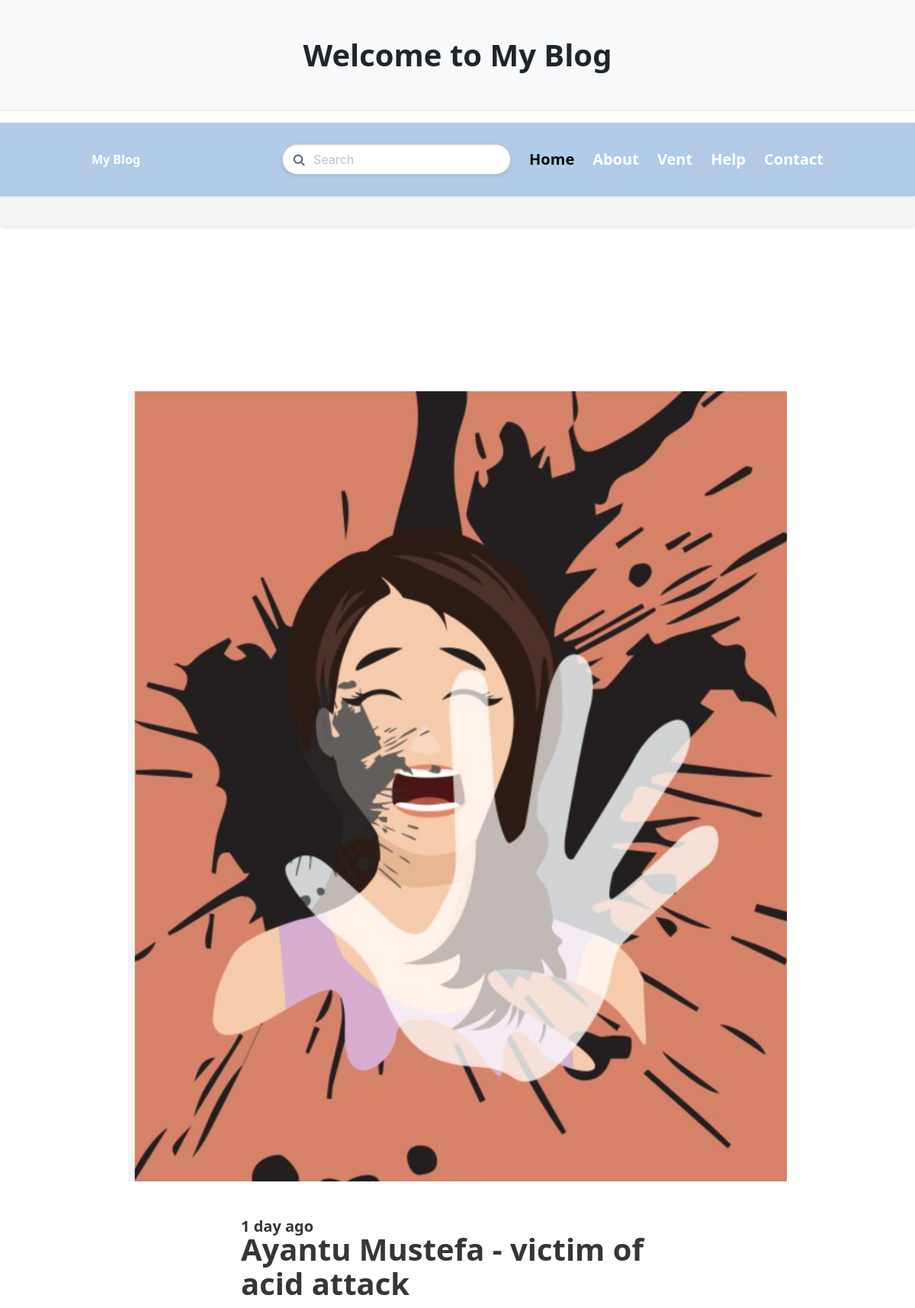
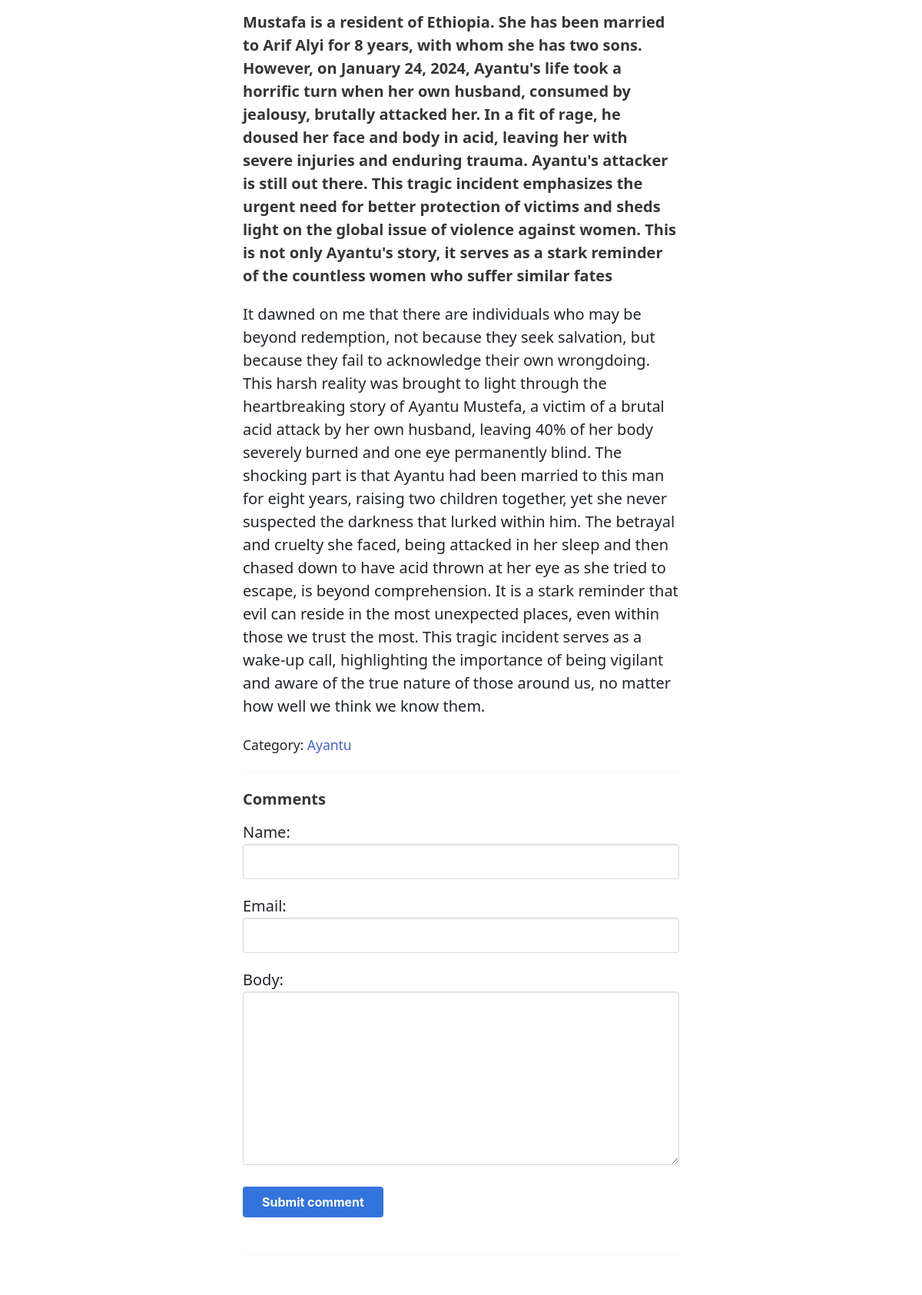
The app's page /Ayantu/ayantu-mustefa-victim-of-acid-attack/ (upper part) with its own data (2 pictures, top to bottom).
### vlog/models.py (models this page shows, shortened)
class Post(models.Model):
    ACTIVE = 'active'
    DRAFT = 'draft'
    CHOICES_STATUS = (
        (ACTIVE, 'Active'),
        (DRAFT, 'Draft')
    )
    category = models.ForeignKey(Category, related_name='posts', on_delete=models.CASCADE)
    title = models.CharField(max_length=255)
    slug = models.SlugField()
    intro = models.TextField()
    body = models.TextField()
    created_at = models.DateTimeField(auto_now_add=True)
    status = models.CharField(max_length=10, choices=CHOICES_STATUS, default=ACTIVE)
    image = models.ImageField(upload_to='uploads/', blank=True, null=True)
    class Meta:
        ordering = ('-created_at',)

class Category(models.Model):
    title = models.CharField(max_length=255)
    slug = models.SlugField()
    class Meta:
        ordering = ('title',)
        verbose_name_plural = 'Categories'
    def __str__(self):
        return self.title

### vlog/views.py (the view)
# urls.py: path('<slug:category_slug>/<slug:slug>/', views.detail, name='post_detail'),
def detail(request, category_slug, slug):
    post = get_object_or_404(Post, slug=slug, status=Post.ACTIVE)
    if request.method == 'POST':
        form = CommentForm(request.POST)
        if form.is_valid():
            comment = form.save(commit=False)
            comment.post = post
            comment.save()
            return redirect('post_detail', slug=slug)
    else:
        form = CommentForm()
    return render (request, 'core/base.html', {'post': post, 'form' : form})

### vlog/forms.py
class CommentForm(forms.ModelForm):
    class Meta:
        model = Comment
        fields = ('name', 'email', 'body')

### core/templates/core/base.html (shortened to what this page needs)
<!DOCTYPE html>
<html lang="en">
  <head>
    {% load static %}
    <link
      rel="stylesheet"
      href="https://unpkg.com/bulma@0.9.2/css/bulma.min.css"
    />
    <link
      href="https://stackpath.bootstrapcdn.com/font-awesome/4.7.0/css/font-awesome.min.css"
      rel="stylesheet"
    />
    <link rel="stylesheet" href="{% static 'css/styles.css' %}" />
  </head>
  <body>
    {% block header %}
    {% if not about_page %}
    <header class="py-5 bg-light border-bottom mb-4">
      <div class="container">
        <div class="text-center my-5">
          <h1 class="fw-bolder">Welcome to My Blog</h1>
        </div>
      </div>
    </header>
    {% endif %} {% endblock %}
    <nav class="navbar">
      <div class="container">
        <div class="navbar-brand">
          <a class="navbar-item" href="/">
            <strong>My Blog</strong>
          </a>
        </div>
        <div id="navbarMenu" class="navbar-menu">
          <div class="navbar-end">
            <div class="navbar-item">
              <form method="get" action="{% url 'search' %}">
                <div class="control has-icon-left">
                  <input
                    class="input is-rounded"
                    name="query"
                    type="search"
                    placeholder="Search"
                  />
                  <span class="icon is-left">
                    <i class="fa fa-search"></i>
                  </span>
                </div>
              </form>
            </div>
            <a
              href="/"
              class="navbar-item is-active is-size-5 has-text-weight-semibold"
              >Home</a
            >
            <a
              href="{% url 'about' %}"
              class="navbar-item is-size-5 has-text-weight-semibold"
              >About</a
            >
            <a
              href="{% url 'vent' %}"
              class="navbar-item is-size-5 has-text-weight-semibold"
              >Vent</a
            >
            <a
              href="{% url 'help_list' %}"
              class="navbar-item is-size-5 has-text-weight-semibold"
              >Help</a
            >
            <a
              href="{% url 'contact' %}"
              class="navbar-item is-size-5 has-text-weight-semibold"
              >Contact</a
            >
          </div>
        </div>
      </div>
    </nav>
    <div class="box">
      <div class="columns is-centered">
        <div class="column is-narrow">
        </div>
      </div>
    </div>
    {% if not category and not query %}
    <section class="hero">
      <div class="hero-body">
        <div class="container">
          <section class="section">
            <div class="columns">
              <div class="column is-8 is-offset-2">
              </div>
            </div>
          </section>
        </div>
      </div>
    </section>
    {% endif %}
    {% if post %}
    <section class="hero">
      <div class="hero-body">
        <div class="container">
          <section class="section">
            {% if post.image %}
            <figure class="image mb-6">
              <img src="{{ post.image.url }}" />
            </figure>
            {% endif %}
            <div class="columns">
              <div class="column is-8 is-offset-2">
                <div class="content is-medium">
                  <h2 class="subtitle is-4">
                    {{ post.created_at|timesince }} ago
                  </h2>
                  <h1 class="title">{{ post.title }}</h1>
                  <p><strong>{{ post.intro }}</strong></p>
                  <p>{{ post.body }}</p>
                  <p>
                    <small
                      >Category:
                      <a href="{% url 'category_detail' post.category.slug %}">
                        {{ post.category }}
                      </a>
                    </small>
                  </p>
                  <hr />
                  <h2 class="subtitle is-4">Comments</h2>
                  <form method="post" class="mb-6">
                    {% csrf_token %} {{ form.as_p }}
                    <div class="field">
                      <div class="control">
                        <button class="button is-success">
                          Submit comment
                        </button>
                      </div>
                    </div>
                  </form>
                </div>
                <hr />
              </div>
            </div>
          </section>
        </div>
      </div>
    </section>
    {% endif %}
  </body>
</html>

### static/css/styles.css (style rules this page uses)
:root { --primary-color: #5ba0ea71; --secondary-color: #6c757d; --background-color: #ffffff; --text-color: #212529; --border-color: #e5e5e5; --navbar-height: 6rem; --navbar-bg-color: #508bcb71; --navbar-text-color: #ffffff; --footer-bg-color: #f8f9fa; --footer-text-color: #6c757d; }
body { margin: 0; font-family: "Segoe UI", Tahoma, Geneva, Verdana, sans-serif; font-size: 1rem; font-weight: 400; line-height: 1.5; color: var(--text-color); background-color: var(--background-color); }
header.py-5 { display: flex; justify-content: center; align-items: center; text-align: center; background-color: #f8f9fa; padding: 5rem 0; border-bottom: 1px solid #dee2e6; margin-bottom: 1rem; }
header.py-5 h1 { font-weight: bolder; font-size: 2.5rem; }
.navbar { height: var(--navbar-height); background-color: var(--navbar-bg-color); color: var(--navbar-text-color); box-shadow: 0 1px 3px 0 rgba(0, 0, 0, 0.1), 0 1px 2px 0 rgba(0, 0, 0, 0.06); }
.navbar-item { color: var(--navbar-text-color); font-weight: 600; }
.hero { background-color: var(--background-color); }
h1, h2, h3, h4, h5, h6 { margin-top: 0; margin-bottom: 0.5rem; font-weight: 500; line-height: 1.2; }
h1 { font-size: 2.5rem; }
h2 { font-size: 2rem; }
p { margin-top: 0; margin-bottom: 1rem; padding-top: 0 !important; }
hr { margin: 1rem 0; border: 0; border-top: 1px solid var(--border-color); opacity: 0.25; }
.control.has-icon-left { position: relative; max-width: 300px; }
.control.has-icon-left .input { padding-left: 2.5rem; border-radius: 50px; box-shadow: 0 2px 4px rgba(0, 0, 0, 0.1); transition: all 0.3s ease; }
.control.has-icon-left .icon.is-left { position: absolute; top: 50%; left: 10px; transform: translateY(-50%); color: var(--secondary-color); transition: color 0.3s ease; }
.box { padding: 20px; background-color: #f5f5f5; border-radius: 5px; box-shadow: 0 2px 4px rgba(0, 0, 0, 0.1); }
.field { margin-bottom: 15px; }
.control input.input, .control textarea.textarea { width: 100%; padding: 10px; font-size: 16px; border: 1px solid #ccc; border-radius: 4px; }
.mb-6 { margin-bottom: 1.5rem; }
.subtitle.is-4 { font-size: 1.25rem; font-weight: bold; color: #363636; margin-bottom: 1rem; }
.field { margin-bottom: 1rem; }
.control { display: flex; align-items: center; }
input, textarea { width: 100%; padding: 0.75rem 1rem; border: 1px solid #dbdbdb; border-radius: 4px; font-size: 1rem; color: #4a4a4a; background-color: #fff; box-shadow: inset 0 1px 2px rgba(10, 10, 10, 0.1); transition: border-color 0.3s ease; }
.button.is-success { background-color: #3273dc; border-color: transparent; color: #fff; font-weight: bold; padding: 0.75rem 1.5rem; font-size: 1rem; border-radius: 4px; cursor: pointer; transition: background-color 0.3s ease; }

### core/templates/core/base.html (style rules this page uses)
body, html { margin: 0; padding: 0; }
.section { padding-top: 0 !important; margin-top: 0 !important; }
.container { padding-top: 0 !important; margin-top: 0 !important; }

### records on screen
Post: image (picture), created_at "1 day", title "Ayantu Mustefa - victim of acid attack", intro "Mustafa is a resident of Ethiopia. She has been married to Arif Alyi for 8 years, with whom she has two sons. However, on January 24, 2024, Ayantu's life took a horrific turn when her own husband, consumed by jealousy, brutally attacked her. In a fit of rage, he doused her face and body in acid, leaving her with severe injuries and enduring trauma. Ayantu's attacker is still out there. This tragic incident emphasizes the urgent need for better protection of victims and sheds light on the global issue of violence against women. This is not only Ayantu's story, it serves as a stark reminder of the countless women who suffer similar fates", body "It dawned on me that there are individuals who may be beyond redemption, not because they seek salvation, but because they fail to acknowledge their own wrongdoing. This harsh reality was brought to light through the heartbreaking story of Ayantu Mustefa, a victim of a brutal acid attack by her own husband, leaving 40% of her body severely burned and one eye permanently blind. The shocking part is that Ayantu had been married to this man for eight years, raising two children together, yet she never suspected the darkness that lurked within him. The betrayal and cruelty she faced, being attacked in her sleep and then chased down to have acid thrown at her eye as she tried to escape, is…", category "Ayantu"
